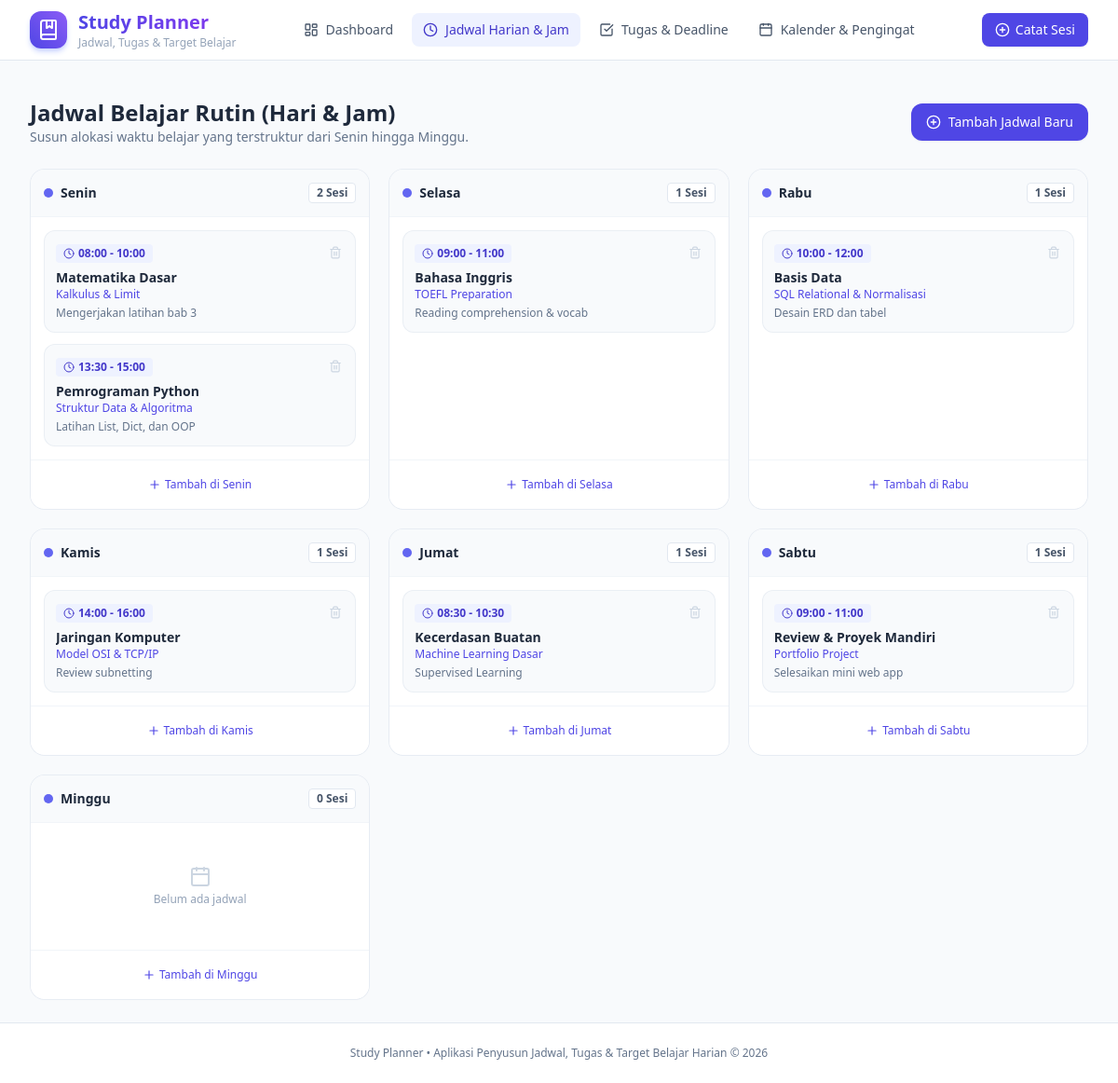
Page /schedules on the committed database.
### tables this page shows
CREATE TABLE study_schedules (
            id INTEGER PRIMARY KEY AUTOINCREMENT,
            day_of_week TEXT NOT NULL,     -- Senin, Selasa, dst.
            start_time TEXT NOT NULL,       -- HH:MM
            end_time TEXT NOT NULL,         -- HH:MM
            subject TEXT NOT NULL,
            topic TEXT,
            notes TEXT
        );

### app.py (the view)
@app.route('/schedules')
def schedules():
    conn = get_db()
    cursor = conn.cursor()
    cursor.execute('SELECT * FROM study_schedules ORDER BY start_time ASC')
    rows = cursor.fetchall()
    schedules_by_day = {day: [] for day in DAYS_OF_WEEK}
    for row in rows:
        if row['day_of_week'] in schedules_by_day:
            schedules_by_day[row['day_of_week']].append(row)
    conn.close()
    return render_template('schedules.html', schedules_by_day=schedules_by_day, days_of_week=DAYS_OF_WEEK)

### database.py (called while the page is built)
def get_db():
    conn = sqlite3.connect(DATABASE)
    conn.row_factory = sqlite3.Row
    return conn

### templates/schedules.html (shortened to what this page needs)
{% extends "base.html" %}
{% block content %}
<div class="space-y-6">
    <div class="flex flex-col sm:flex-row sm:items-center justify-between gap-4">
        <div>
            <h1 class="text-2xl font-bold text-slate-800">Jadwal Belajar Rutin (Hari & Jam)</h1>
            <p class="text-sm text-slate-500">Susun alokasi waktu belajar yang terstruktur dari Senin hingga Minggu.</p>
        </div>
        <button onclick="document.getElementById('modal-add-schedule').classList.remove('hidden')" class="bg-indigo-600 hover:bg-indigo-700 text-white font-medium text-sm px-4 py-2.5 rounded-xl shadow-sm transition flex items-center justify-center space-x-2">
            <i data-lucide="plus-circle" class="w-4 h-4"></i>
            <span>Tambah Jadwal Baru</span>
        </button>
    </div>
    <div class="grid grid-cols-1 md:grid-cols-2 lg:grid-cols-3 xl:grid-cols-4 gap-5">
        {% for day in days_of_week %}
        <div class="bg-white rounded-2xl border border-slate-200/80 shadow-xs flex flex-col h-full overflow-hidden">
            <div class="p-3.5 bg-slate-50 border-b border-slate-100 flex items-center justify-between">
                <div class="flex items-center space-x-2">
                    <span class="w-2.5 h-2.5 rounded-full bg-indigo-500"></span>
                    <h3 class="font-bold text-slate-800 text-sm">{{ day }}</h3>
                </div>
                <span class="text-xs font-semibold px-2 py-0.5 rounded bg-white text-slate-600 border border-slate-200">
                    {{ schedules_by_day[day]|length }} Sesi
                </span>
            </div>
            <div class="p-3.5 space-y-3 flex-1">
                {% for item in schedules_by_day[day] %}
                <div class="p-3 rounded-xl bg-slate-50 border border-slate-200/60 hover:border-indigo-200 transition group relative">
                    <div class="flex items-center justify-between mb-1">
                        <span class="inline-flex items-center text-xs font-bold text-indigo-700 bg-indigo-50 px-2 py-0.5 rounded">
                            <i data-lucide="clock" class="w-3 h-3 mr-1"></i> {{ item.start_time }} - {{ item.end_time }}
                        </span>
                        <form action="{{ url_for('delete_schedule', schedule_id=item.id) }}" method="POST" onsubmit="return confirm('Hapus jadwal ini?');">
                            <button type="submit" class="text-slate-300 hover:text-rose-500 transition p-0.5">
                                <i data-lucide="trash-2" class="w-3.5 h-3.5"></i>
                            </button>
                        </form>
                    </div>
                    <h4 class="font-bold text-slate-800 text-sm truncate">{{ item.subject }}</h4>
                    {% if item.topic %}
                        <p class="text-xs text-indigo-600 font-medium truncate">{{ item.topic }}</p>
                    {% endif %}
                    {% if item.notes %}
                        <p class="text-xs text-slate-500 mt-1 line-clamp-2">{{ item.notes }}</p>
                    {% endif %}
                </div>
                {% else %}
                <div class="text-center py-8 text-xs text-slate-400">
                    <i data-lucide="calendar" class="w-6 h-6 mx-auto mb-1 text-slate-300"></i>
                    Belum ada jadwal
                </div>
                {% endfor %}
            </div>
            <div class="p-3 bg-white border-t border-slate-100">
                <button onclick="openAddModalForDay('{{ day }}')" class="w-full py-1.5 text-xs font-medium text-indigo-600 hover:bg-indigo-50 rounded-lg transition flex items-center justify-center space-x-1">
                    <i data-lucide="plus" class="w-3.5 h-3.5"></i>
                    <span>Tambah di {{ day }}</span>
                </button>
            </div>
        </div>
        {% endfor %}
    </div>
</div>
{% endblock %}

### templates/base.html (shortened to what this page needs)
<!DOCTYPE html>
<html lang="id">
<head>
    <script src="https://cdn.tailwindcss.com"></script>
</head>
<body class="bg-slate-50 text-slate-800 min-h-screen flex flex-col">
    <nav class="bg-white border-b border-slate-200 sticky top-0 z-30 shadow-xs">
        <div class="max-w-7xl mx-auto px-4 sm:px-6 lg:px-8">
            <div class="flex justify-between h-16 items-center">
                <div class="flex items-center space-x-3">
                    <div class="w-10 h-10 rounded-xl bg-gradient-to-tr from-indigo-600 to-violet-500 flex items-center justify-center text-white shadow-md shadow-indigo-200">
                        <i data-lucide="book-marked" class="w-6 h-6"></i>
                    </div>
                    <div>
                        <a href="{{ url_for('index') }}" class="text-xl font-bold bg-gradient-to-r from-indigo-600 to-violet-600 bg-clip-text text-transparent">
                        </a>
                        <p class="text-xs text-slate-400">Jadwal, Tugas & Target Belajar</p>
                    </div>
                </div>
                <div class="hidden md:flex space-x-2">
                    <a href="{{ url_for('index') }}" class="px-3 py-2 rounded-lg text-sm font-medium transition flex items-center space-x-2 {{ 'bg-indigo-50 text-indigo-700' if request.endpoint == 'index' else 'text-slate-600 hover:text-slate-900 hover:bg-slate-100' }}">
                        <i data-lucide="layout-dashboard" class="w-4 h-4"></i>
                        <span>Dashboard</span>
                    </a>
                    <a href="{{ url_for('schedules') }}" class="px-3 py-2 rounded-lg text-sm font-medium transition flex items-center space-x-2 {{ 'bg-indigo-50 text-indigo-700' if request.endpoint == 'schedules' else 'text-slate-600 hover:text-slate-900 hover:bg-slate-100' }}">
                        <i data-lucide="clock" class="w-4 h-4"></i>
                        <span>Jadwal Harian & Jam</span>
                    </a>
                    <a href="{{ url_for('tasks') }}" class="px-3 py-2 rounded-lg text-sm font-medium transition flex items-center space-x-2 {{ 'bg-indigo-50 text-indigo-700' if request.endpoint == 'tasks' else 'text-slate-600 hover:text-slate-900 hover:bg-slate-100' }}">
                        <i data-lucide="check-square" class="w-4 h-4"></i>
                        <span>Tugas & Deadline</span>
                    </a>
                    <a href="{{ url_for('view_calendar') }}" class="px-3 py-2 rounded-lg text-sm font-medium transition flex items-center space-x-2 {{ 'bg-indigo-50 text-indigo-700' if request.endpoint == 'view_calendar' else 'text-slate-600 hover:text-slate-900 hover:bg-slate-100' }}">
                        <i data-lucide="calendar" class="w-4 h-4"></i>
                        <span>Kalender & Pengingat</span>
                    </a>
                </div>
                <div class="flex items-center space-x-2">
                    <button onclick="document.getElementById('modal-quick-log').classList.remove('hidden')" class="bg-indigo-600 hover:bg-indigo-700 text-white text-xs sm:text-sm font-medium py-2 px-3.5 rounded-lg shadow-sm transition flex items-center space-x-1.5">
                        <i data-lucide="plus-circle" class="w-4 h-4"></i>
                        <span class="hidden sm:inline">Catat Sesi</span>
                    </button>
                </div>
            </div>
        </div>
    </nav>
    <main class="flex-1 max-w-7xl mx-auto px-4 sm:px-6 lg:px-8 py-6 w-full">
        {% block content %}{% endblock %}
    </main>
    <footer class="bg-white border-t border-slate-200 py-6 text-center text-xs text-slate-500 mt-auto">
        <p>Study Planner &bull; Aplikasi Penyusun Jadwal, Tugas & Target Belajar Harian &copy; 2026</p>
    </footer>
</body>
</html>

### templates/base.html (style rules this page uses)
body { font-family: system-ui, -apple-system, BlinkMacSystemFont, 'Segoe UI', Roboto, Oxygen, Ubuntu, Cantarell, sans-serif; }

### rows in the picture
study_schedules: start_time "08:00", end_time "10:00", subject "Matematika Dasar", topic "Kalkulus & Limit", notes "Mengerjakan latihan bab 3"
study_schedules: start_time "13:30", end_time "15:00", subject "Pemrograman Python", topic "Struktur Data & Algoritma", notes "Latihan List, Dict, dan OOP"
study_schedules: day_of_week "Selasa", schedules_by_day "1", start_time "09:00", end_time "11:00", subject "Bahasa Inggris", topic "TOEFL Preparation", notes "Reading comprehension & vocab"
study_schedules: day_of_week "Rabu", schedules_by_day "1", start_time "10:00", end_time "12:00", subject "Basis Data", topic "SQL Relational & Normalisasi", notes "Desain ERD dan tabel"
study_schedules: day_of_week "Kamis", schedules_by_day "1", start_time "14:00", end_time "16:00", subject "Jaringan Komputer", topic "Model OSI & TCP/IP", notes "Review subnetting"
study_schedules: day_of_week "Jumat", schedules_by_day "1", start_time "08:30", end_time "10:30", subject "Kecerdasan Buatan", topic "Machine Learning Dasar", notes "Supervised Learning"
study_schedules: day_of_week "Sabtu", schedules_by_day "1", start_time "09:00", end_time "11:00", subject "Review & Proyek Mandiri", topic "Portfolio Project", notes "Selesaikan mini web app"

### other values in the picture
{{ day }} "Senin" "Minggu"
{{ schedules_by_day[day]|length }} "2" "0"
